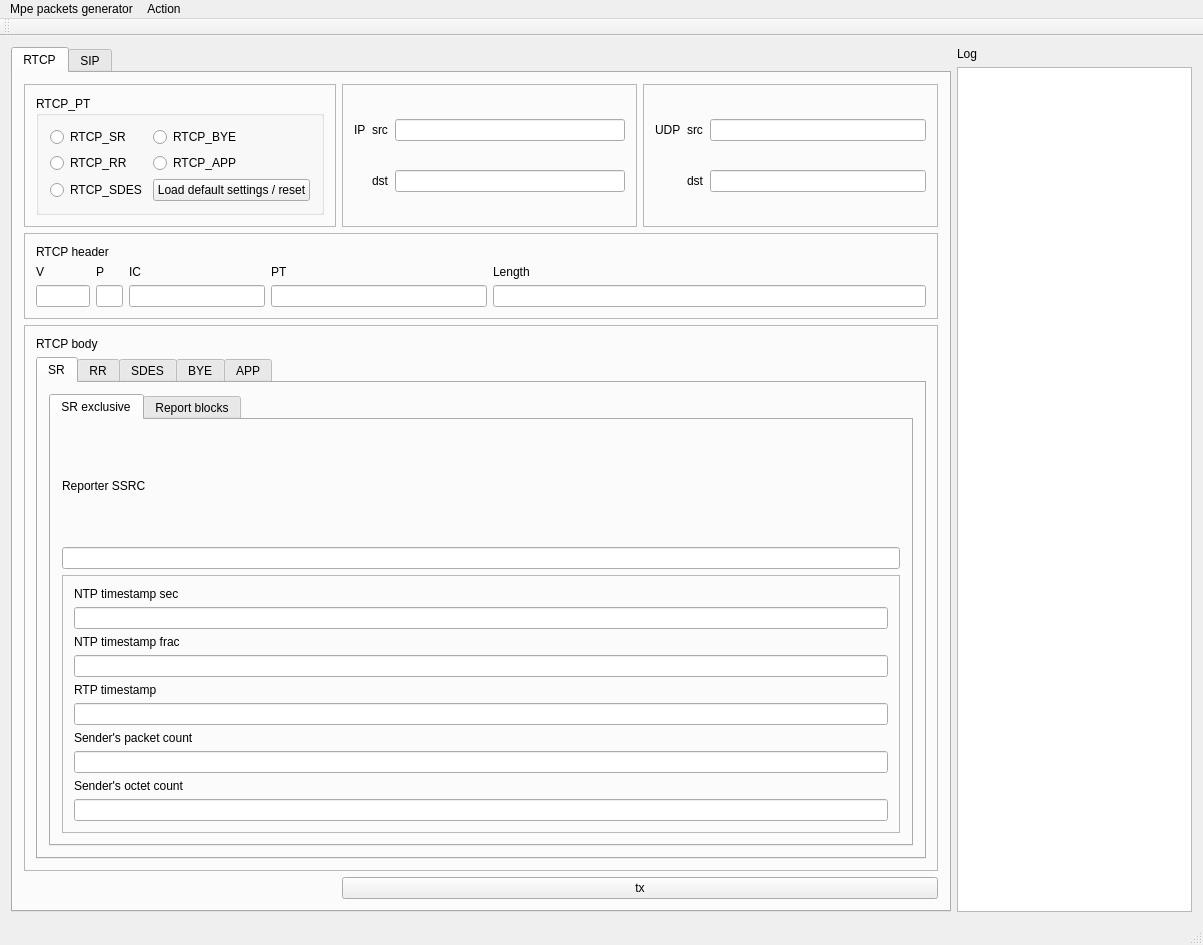
<?xml version="1.0" encoding="UTF-8"?>
<ui version="4.0">
 <class>Mpe_packets_generator</class>
 <widget class="QMainWindow" name="Mpe_packets_generator">
  <property name="geometry">
   <rect>
    <x>0</x>
    <y>0</y>
    <width>1203</width>
    <height>945</height>
   </rect>
  </property>
  <property name="windowTitle">
   <string>Mpe_packets_generator</string>
  </property>
  <widget class="QWidget" name="centralWidget">
   <layout class="QGridLayout" name="gridLayout">
    <item row="0" column="1">
     <widget class="QLabel" name="label">
      <property name="text">
       <string>Log</string>
      </property>
     </widget>
    </item>
    <item row="1" column="1">
     <widget class="QPlainTextEdit" name="pte_log">
      <property name="sizePolicy">
       <sizepolicy hsizetype="Expanding" vsizetype="Expanding">
        <horstretch>1</horstretch>
        <verstretch>0</verstretch>
       </sizepolicy>
      </property>
     </widget>
    </item>
    <item row="0" column="0" rowspan="2">
     <widget class="QTabWidget" name="tabRTCP">
      <property name="sizePolicy">
       <sizepolicy hsizetype="Expanding" vsizetype="Expanding">
        <horstretch>4</horstretch>
        <verstretch>0</verstretch>
       </sizepolicy>
      </property>
      <property name="currentIndex">
       <number>0</number>
      </property>
      <widget class="QWidget" name="tab_RTCP">
       <attribute name="title">
        <string>RTCP</string>
       </attribute>
       <layout class="QGridLayout" name="gridLayout_6">
        <item row="2" column="0" colspan="2">
         <widget class="QFrame" name="fr_rtcp_body">
          <property name="frameShape">
           <enum>QFrame::StyledPanel</enum>
          </property>
          <property name="frameShadow">
           <enum>QFrame::Raised</enum>
          </property>
          <layout class="QVBoxLayout" name="verticalLayout">
           <item>
            <widget class="QLabel" name="la_rtcp_body">
             <property name="text">
              <string>RTCP body</string>
             </property>
            </widget>
           </item>
           <item>
            <widget class="QTabWidget" name="tab_rtcp_body">
             <property name="currentIndex">
              <number>0</number>
             </property>
             <widget class="QWidget" name="tab_SR">
              <attribute name="title">
               <string>SR</string>
              </attribute>
              <layout class="QGridLayout" name="gridLayout_8">
               <item row="0" column="0">
                <widget class="QTabWidget" name="tabWidget">
                 <property name="currentIndex">
                  <number>0</number>
                 </property>
                 <widget class="QWidget" name="tab_sr_exclusive">
                  <attribute name="title">
                   <string>SR exclusive</string>
                  </attribute>
                  <layout class="QVBoxLayout" name="verticalLayout_4">
                   <item>
                    <widget class="QLabel" name="la_rtcp_sr_reporter_ssrc">
                     <property name="text">
                      <string>Reporter SSRC</string>
                     </property>
                    </widget>
                   </item>
                   <item>
                    <widget class="QLineEdit" name="le_rtcp_sr_reporter_ssrc"/>
                   </item>
                   <item>
                    <widget class="QFrame" name="frame">
                     <property name="frameShape">
                      <enum>QFrame::StyledPanel</enum>
                     </property>
                     <property name="frameShadow">
                      <enum>QFrame::Raised</enum>
                     </property>
                     <layout class="QVBoxLayout" name="verticalLayout_3">
                      <item>
                       <widget class="QLabel" name="la_rtcp_sr_sr_ts_ntp_sec">
                        <property name="text">
                         <string>NTP timestamp sec</string>
                        </property>
                       </widget>
                      </item>
                      <item>
                       <widget class="QLineEdit" name="le_rtcp_sr_sr_ts_ntp_sec"/>
                      </item>
                      <item>
                       <widget class="QLabel" name="la_rtcp_sr_sr_ts_ntp_frac">
                        <property name="text">
                         <string>NTP timestamp frac</string>
                        </property>
                       </widget>
                      </item>
                      <item>
                       <widget class="QLineEdit" name="le_rtcp_sr_sr_ts_ntp_frac"/>
                      </item>
                      <item>
                       <widget class="QLabel" name="la_rtcp_sr_sr_ts_rtp">
                        <property name="text">
                         <string>RTP timestamp</string>
                        </property>
                       </widget>
                      </item>
                      <item>
                       <widget class="QLineEdit" name="le_rtcp_sr_sr_ts_rtp"/>
                      </item>
                      <item>
                       <widget class="QLabel" name="la_rtcp_sr_sr_pkt_count">
                        <property name="text">
                         <string>Sender's packet count</string>
                        </property>
                       </widget>
                      </item>
                      <item>
                       <widget class="QLineEdit" name="le_rtcp_sr_sr_pkt_count"/>
                      </item>
                      <item>
                       <widget class="QLabel" name="la_rtcp_sr_sr_octet_count">
                        <property name="text">
                         <string>Sender's octet count</string>
                        </property>
                       </widget>
                      </item>
                      <item>
                       <widget class="QLineEdit" name="le_rtcp_sr_sr_octet_count"/>
                      </item>
                     </layout>
                    </widget>
                   </item>
                  </layout>
                 </widget>
                 <widget class="QWidget" name="tab_sr_rbs">
                  <attribute name="title">
                   <string>Report blocks</string>
                  </attribute>
                  <layout class="QVBoxLayout" name="verticalLayout_5">
                   <item>
                    <widget class="QLabel" name="la_rtcp_sr_report_blocks">
                     <property name="text">
                      <string>Report blocks (number of which is determined by IC field of RTCP header) </string>
                     </property>
                    </widget>
                   </item>
                   <item>
                    <widget class="QTabWidget" name="tab_rtcp_sr_rblocks">
                     <property name="sizePolicy">
                      <sizepolicy hsizetype="Expanding" vsizetype="Expanding">
                       <horstretch>0</horstretch>
                       <verstretch>0</verstretch>
                      </sizepolicy>
                     </property>
                     <property name="currentIndex">
                      <number>-1</number>
                     </property>
                    </widget>
                   </item>
                  </layout>
                 </widget>
                </widget>
               </item>
              </layout>
             </widget>
             <widget class="QWidget" name="tab_RR">
              <attribute name="title">
               <string>RR</string>
              </attribute>
              <layout class="QVBoxLayout" name="verticalLayout_2">
               <item>
                <widget class="QLabel" name="la_rtcp_rr_reporter_ssrc">
                 <property name="text">
                  <string>Reporter SSRC</string>
                 </property>
                </widget>
               </item>
               <item>
                <widget class="QLineEdit" name="le_rtcp_rr_reporter_ssrc"/>
               </item>
               <item>
                <widget class="QLabel" name="la_rtcp_rr_report_blocks">
                 <property name="text">
                  <string>Report blocks (number of which is determined by IC field of RTCP header) </string>
                 </property>
                </widget>
               </item>
               <item>
                <widget class="QTabWidget" name="tab_rtcp_rr_rblocks">
                 <property name="currentIndex">
                  <number>-1</number>
                 </property>
                </widget>
               </item>
              </layout>
             </widget>
             <widget class="QWidget" name="tab_SDES">
              <attribute name="title">
               <string>SDES</string>
              </attribute>
             </widget>
             <widget class="QWidget" name="tab_BYE">
              <attribute name="title">
               <string>BYE</string>
              </attribute>
              <layout class="QGridLayout" name="gridLayout_7">
               <item row="2" column="0" colspan="2">
                <widget class="QLabel" name="label_4">
                 <property name="sizePolicy">
                  <sizepolicy hsizetype="Preferred" vsizetype="Fixed">
                   <horstretch>0</horstretch>
                   <verstretch>0</verstretch>
                  </sizepolicy>
                 </property>
                 <property name="text">
                  <string>Optional length</string>
                 </property>
                </widget>
               </item>
               <item row="3" column="0">
                <widget class="QLineEdit" name="le_rtcp_bye_opt_len">
                 <property name="sizePolicy">
                  <sizepolicy hsizetype="Expanding" vsizetype="Fixed">
                   <horstretch>8</horstretch>
                   <verstretch>0</verstretch>
                  </sizepolicy>
                 </property>
                </widget>
               </item>
               <item row="3" column="1" colspan="2">
                <widget class="QLineEdit" name="le_rtcp_bye_opt_reason">
                 <property name="sizePolicy">
                  <sizepolicy hsizetype="Expanding" vsizetype="Fixed">
                   <horstretch>24</horstretch>
                   <verstretch>0</verstretch>
                  </sizepolicy>
                 </property>
                </widget>
               </item>
               <item row="2" column="2">
                <widget class="QLabel" name="label_5">
                 <property name="sizePolicy">
                  <sizepolicy hsizetype="Preferred" vsizetype="Fixed">
                   <horstretch>0</horstretch>
                   <verstretch>0</verstretch>
                  </sizepolicy>
                 </property>
                 <property name="text">
                  <string>Optional reason</string>
                 </property>
                </widget>
               </item>
               <item row="0" column="0">
                <widget class="QLabel" name="label_3">
                 <property name="sizePolicy">
                  <sizepolicy hsizetype="Preferred" vsizetype="Fixed">
                   <horstretch>0</horstretch>
                   <verstretch>0</verstretch>
                  </sizepolicy>
                 </property>
                 <property name="text">
                  <string>SSRC</string>
                 </property>
                </widget>
               </item>
               <item row="1" column="0" colspan="3">
                <widget class="QLineEdit" name="le_rtcp_bye_ssrc"/>
               </item>
              </layout>
             </widget>
             <widget class="QWidget" name="tab_APP">
              <attribute name="title">
               <string>APP</string>
              </attribute>
             </widget>
            </widget>
           </item>
          </layout>
         </widget>
        </item>
        <item row="0" column="1">
         <layout class="QHBoxLayout" name="horizontalLayout_2">
          <item>
           <widget class="QFrame" name="fr_ip">
            <property name="frameShape">
             <enum>QFrame::StyledPanel</enum>
            </property>
            <property name="frameShadow">
             <enum>QFrame::Raised</enum>
            </property>
            <layout class="QGridLayout" name="gridLayout_2">
             <item row="0" column="2">
              <widget class="QLineEdit" name="le_ip_src"/>
             </item>
             <item row="0" column="0">
              <widget class="QLabel" name="la_ip">
               <property name="text">
                <string>IP</string>
               </property>
              </widget>
             </item>
             <item row="1" column="1">
              <widget class="QLabel" name="la_ip_dst">
               <property name="text">
                <string>dst</string>
               </property>
              </widget>
             </item>
             <item row="0" column="1">
              <widget class="QLabel" name="la_ip_src">
               <property name="text">
                <string>src</string>
               </property>
              </widget>
             </item>
             <item row="1" column="2">
              <widget class="QLineEdit" name="le_ip_dst"/>
             </item>
            </layout>
           </widget>
          </item>
          <item>
           <widget class="QFrame" name="fr_udp">
            <property name="frameShape">
             <enum>QFrame::StyledPanel</enum>
            </property>
            <property name="frameShadow">
             <enum>QFrame::Raised</enum>
            </property>
            <layout class="QGridLayout" name="gridLayout_3">
             <item row="0" column="0">
              <widget class="QLabel" name="la_udp">
               <property name="text">
                <string>UDP</string>
               </property>
              </widget>
             </item>
             <item row="0" column="1">
              <widget class="QLabel" name="la_udp_src">
               <property name="text">
                <string>src</string>
               </property>
              </widget>
             </item>
             <item row="0" column="2">
              <widget class="QLineEdit" name="le_udp_src"/>
             </item>
             <item row="1" column="1">
              <widget class="QLabel" name="la_udp_dst">
               <property name="text">
                <string>dst</string>
               </property>
              </widget>
             </item>
             <item row="1" column="2">
              <widget class="QLineEdit" name="le_udp_dst"/>
             </item>
            </layout>
           </widget>
          </item>
         </layout>
        </item>
        <item row="3" column="1">
         <widget class="QPushButton" name="btn_rtcp_tx">
          <property name="text">
           <string>tx</string>
          </property>
         </widget>
        </item>
        <item row="0" column="0">
         <widget class="QFrame" name="fr_rtcp_pt">
          <property name="frameShape">
           <enum>QFrame::StyledPanel</enum>
          </property>
          <property name="frameShadow">
           <enum>QFrame::Raised</enum>
          </property>
          <layout class="QHBoxLayout" name="horizontalLayout">
           <item>
            <widget class="QGroupBox" name="groupBox_rtcp_pt">
             <property name="title">
              <string>RTCP_PT</string>
             </property>
             <layout class="QGridLayout" name="gridLayout_5">
              <item row="0" column="0">
               <widget class="QRadioButton" name="rb_rtcp_sr">
                <property name="text">
                 <string>RTCP_SR</string>
                </property>
               </widget>
              </item>
              <item row="0" column="1">
               <widget class="QRadioButton" name="rb_rtcp_bye">
                <property name="text">
                 <string>RTCP_BYE</string>
                </property>
               </widget>
              </item>
              <item row="1" column="0">
               <widget class="QRadioButton" name="rb_rtcp_rr">
                <property name="text">
                 <string>RTCP_RR</string>
                </property>
               </widget>
              </item>
              <item row="1" column="1">
               <widget class="QRadioButton" name="rb_rtcp_app">
                <property name="text">
                 <string>RTCP_APP</string>
                </property>
               </widget>
              </item>
              <item row="2" column="0">
               <widget class="QRadioButton" name="rb_rtcp_sdes">
                <property name="text">
                 <string>RTCP_SDES</string>
                </property>
               </widget>
              </item>
              <item row="2" column="1">
               <widget class="QPushButton" name="btn_default_settings">
                <property name="text">
                 <string>Load default settings / reset</string>
                </property>
               </widget>
              </item>
             </layout>
            </widget>
           </item>
          </layout>
         </widget>
        </item>
        <item row="1" column="0" colspan="2">
         <widget class="QFrame" name="fr_rtcp_hdr">
          <property name="frameShape">
           <enum>QFrame::StyledPanel</enum>
          </property>
          <property name="frameShadow">
           <enum>QFrame::Raised</enum>
          </property>
          <layout class="QGridLayout" name="gridLayout_4">
           <item row="2" column="0">
            <widget class="QLineEdit" name="le_rtcp_v">
             <property name="sizePolicy">
              <sizepolicy hsizetype="Expanding" vsizetype="Fixed">
               <horstretch>2</horstretch>
               <verstretch>0</verstretch>
              </sizepolicy>
             </property>
            </widget>
           </item>
           <item row="2" column="3">
            <widget class="QLineEdit" name="le_rtcp_pt">
             <property name="sizePolicy">
              <sizepolicy hsizetype="Expanding" vsizetype="Fixed">
               <horstretch>8</horstretch>
               <verstretch>0</verstretch>
              </sizepolicy>
             </property>
            </widget>
           </item>
           <item row="1" column="4">
            <widget class="QLabel" name="la_rtcp_h_len">
             <property name="text">
              <string>Length</string>
             </property>
            </widget>
           </item>
           <item row="1" column="2">
            <widget class="QLabel" name="la_rtcp_h_ic">
             <property name="text">
              <string>IC</string>
             </property>
            </widget>
           </item>
           <item row="1" column="0">
            <widget class="QLabel" name="la_rtcp_h_v">
             <property name="text">
              <string>V</string>
             </property>
            </widget>
           </item>
           <item row="1" column="1">
            <widget class="QLabel" name="la_rtcp_h_p">
             <property name="text">
              <string>P</string>
             </property>
            </widget>
           </item>
           <item row="2" column="2">
            <widget class="QLineEdit" name="le_rtcp_ic">
             <property name="sizePolicy">
              <sizepolicy hsizetype="Expanding" vsizetype="Fixed">
               <horstretch>5</horstretch>
               <verstretch>0</verstretch>
              </sizepolicy>
             </property>
            </widget>
           </item>
           <item row="0" column="0" colspan="3">
            <widget class="QLabel" name="label_2">
             <property name="text">
              <string>RTCP header</string>
             </property>
            </widget>
           </item>
           <item row="1" column="3">
            <widget class="QLabel" name="la_rtcp_h_pt">
             <property name="text">
              <string>PT</string>
             </property>
            </widget>
           </item>
           <item row="2" column="1">
            <widget class="QLineEdit" name="le_rtcp_p">
             <property name="sizePolicy">
              <sizepolicy hsizetype="Expanding" vsizetype="Fixed">
               <horstretch>1</horstretch>
               <verstretch>0</verstretch>
              </sizepolicy>
             </property>
            </widget>
           </item>
           <item row="2" column="4">
            <widget class="QLineEdit" name="le_rtcp_len">
             <property name="sizePolicy">
              <sizepolicy hsizetype="Expanding" vsizetype="Fixed">
               <horstretch>16</horstretch>
               <verstretch>0</verstretch>
              </sizepolicy>
             </property>
            </widget>
           </item>
          </layout>
         </widget>
        </item>
       </layout>
      </widget>
      <widget class="QWidget" name="tab_SIP">
       <attribute name="title">
        <string>SIP</string>
       </attribute>
      </widget>
     </widget>
    </item>
   </layout>
  </widget>
  <widget class="QMenuBar" name="menuBar">
   <property name="geometry">
    <rect>
     <x>0</x>
     <y>0</y>
     <width>1203</width>
     <height>25</height>
    </rect>
   </property>
   <widget class="QMenu" name="menuMpe_packets_generator">
    <property name="title">
     <string>Mpe packets generator</string>
    </property>
    <addaction name="actionRTCP"/>
    <addaction name="actionRTP"/>
    <addaction name="separator"/>
    <addaction name="actionSIP"/>
   </widget>
   <widget class="QMenu" name="menuAction">
    <property name="title">
     <string>Action</string>
    </property>
    <addaction name="actionTx"/>
   </widget>
   <addaction name="menuMpe_packets_generator"/>
   <addaction name="menuAction"/>
  </widget>
  <widget class="QToolBar" name="mainToolBar">
   <attribute name="toolBarArea">
    <enum>TopToolBarArea</enum>
   </attribute>
   <attribute name="toolBarBreak">
    <bool>false</bool>
   </attribute>
  </widget>
  <widget class="QStatusBar" name="statusBar"/>
  <action name="actionRTCP">
   <property name="text">
    <string>RTCP</string>
   </property>
  </action>
  <action name="actionRTP">
   <property name="text">
    <string>RTP</string>
   </property>
  </action>
  <action name="actionSIP">
   <property name="text">
    <string>SIP</string>
   </property>
  </action>
  <action name="actionTx">
   <property name="text">
    <string>Tx</string>
   </property>
  </action>
 </widget>
 <layoutdefault spacing="6" margin="11"/>
 <resources/>
 <connections/>
</ui>
